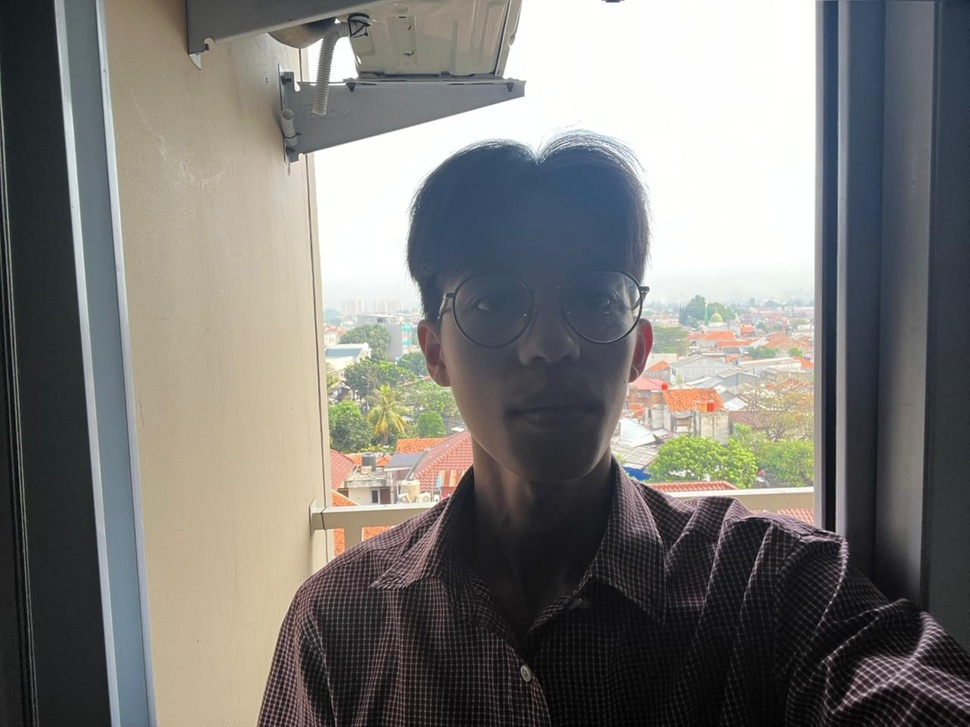
#> input picture UTS_PCD_202431168_Mgs. M. Fahim Rahmatullah_E/foto_backlight_3.jpeg, 970 x 727 px, shrunk from 1280 x 960 before the run
$ jupyter execute 'UTS_PCD_202431168_Mgs. M. Fahim Rahmatullah_E_Soal2.ipynb'
#> lines starting #> are read from the running program, lines starting #| are printed output that depends on the picture
[cell 1]
import cv2
import numpy as np
import matplotlib.pyplot as plt
from matplotlib.gridspec import GridSpec

[cell 2]
IMAGE_PATH = 'foto_backlight_3.jpeg'

img_bgr = cv2.imread(IMAGE_PATH)
#> img_bgr is the input picture: shape (727, 970, 3); mean B, G, R 118.5, 121.7, 123.1
img_rgb = cv2.cvtColor(img_bgr, cv2.COLOR_BGR2RGB)

plt.figure(figsize=(7, 5))
plt.imshow(img_rgb)
plt.title('Gambar Asli', fontsize=14)
plt.axis('off')
plt.tight_layout()
plt.show()

[cell 3]
img_gray = cv2.cvtColor(img_bgr, cv2.COLOR_BGR2GRAY)
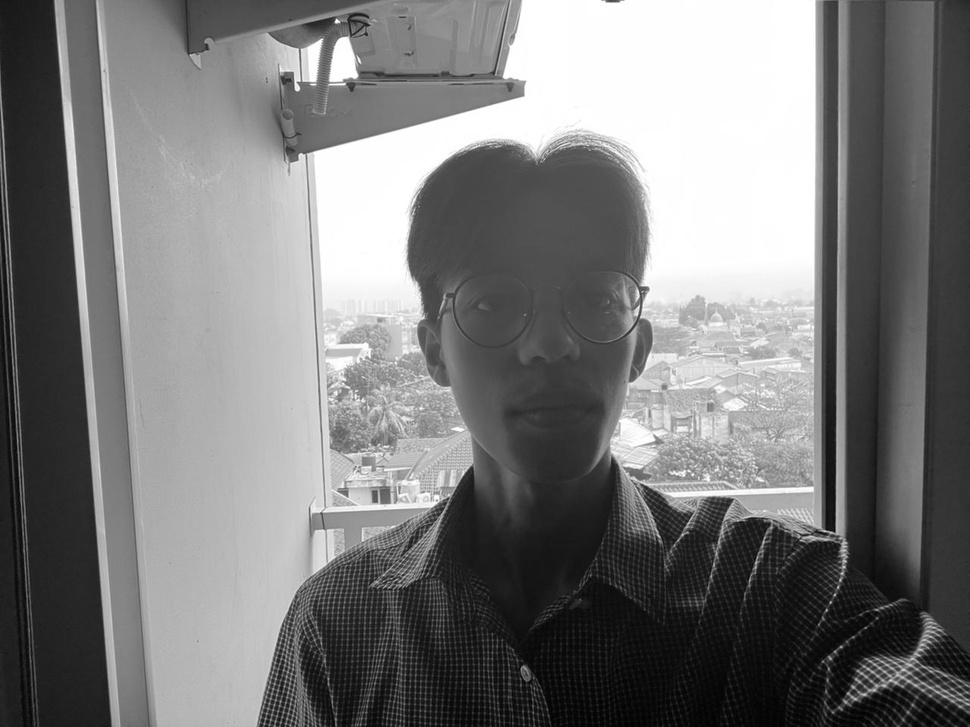
#> img_gray: shape (727, 970); min 0, max 255, mean 121.8

plt.figure(figsize=(7, 5))
plt.imshow(img_gray, cmap='gray')
plt.title('Gambar Gray', fontsize=14)
plt.axis('off')
plt.tight_layout()
plt.show()

[cell 4]
BETA = 80
img_bright = np.clip(img_gray.astype(np.int32) + BETA, 0, 255).astype(np.uint8)
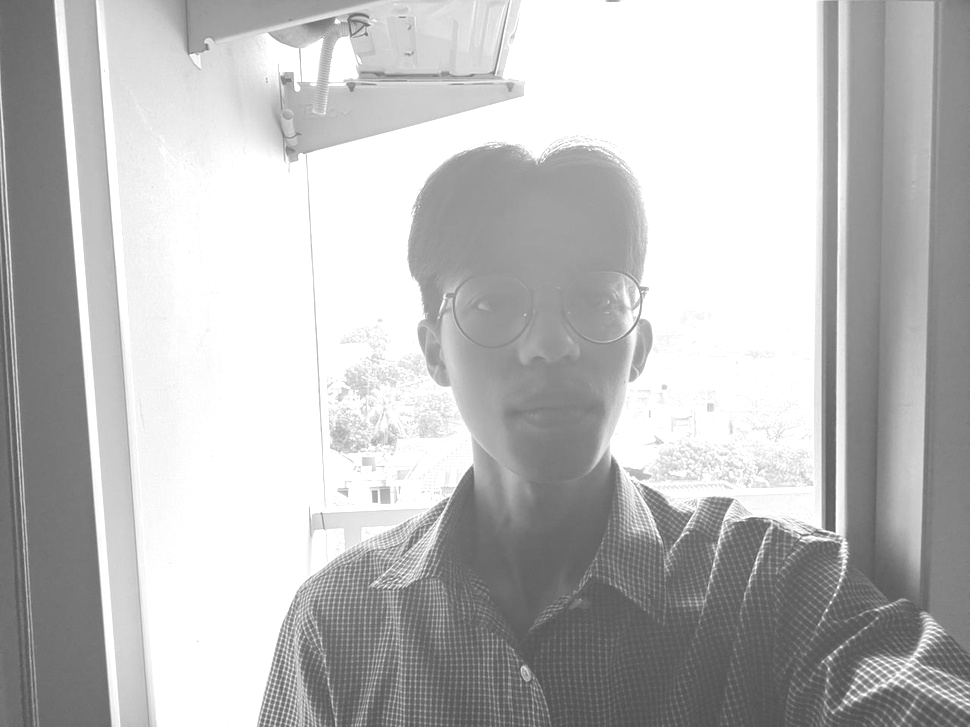
#> img_bright: shape (727, 970); min 80, max 255, mean 188.2

plt.figure(figsize=(7, 5))
plt.imshow(img_bright, cmap='gray')
plt.title('Gambar Gray yang Dipercerah', fontsize=14)
plt.axis('off')
plt.tight_layout()
plt.show()

[cell 5]
ALPHA_CONTRAST = 1.2
img_contrast = cv2.convertScaleAbs(img_gray, alpha=ALPHA_CONTRAST, beta=0)
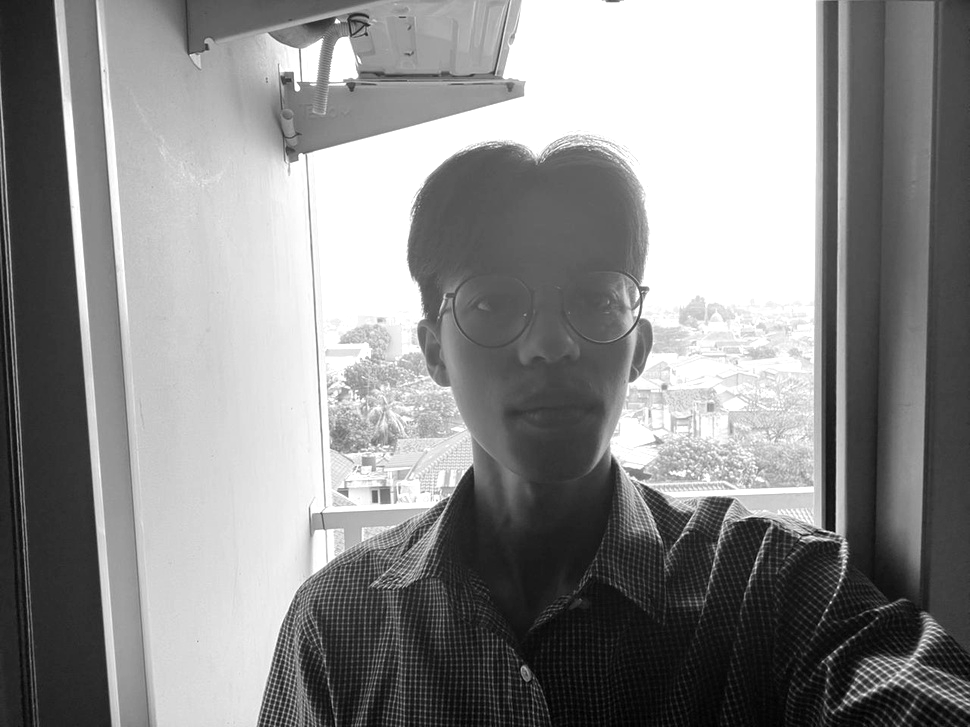
#> img_contrast: shape (727, 970); min 0, max 255, mean 139.5

plt.figure(figsize=(7, 5))
plt.imshow(img_contrast, cmap='gray')
plt.title('Gambar Gray yang Diperkontras', fontsize=14)
plt.axis('off')
plt.tight_layout()
plt.show()

[cell 6]
ALPHA_FINAL = 1.4
BETA_FINAL = 70
img_bright_contrast = cv2.convertScaleAbs(img_gray, alpha=ALPHA_FINAL, beta=BETA_FINAL)
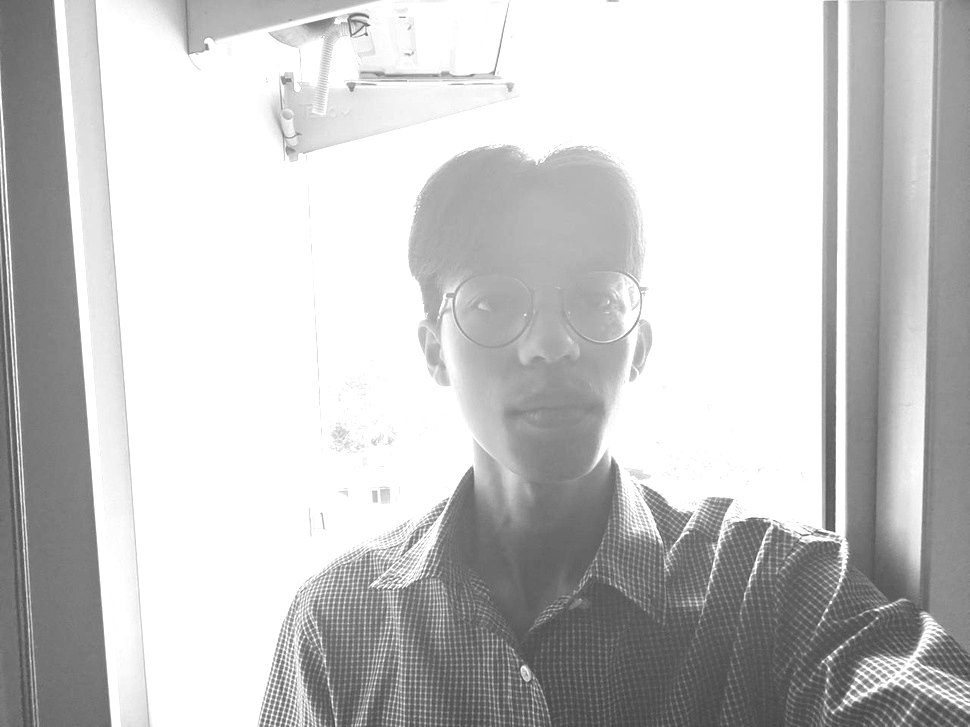
#> img_bright_contrast: shape (727, 970); min 70, max 255, mean 198.5

plt.figure(figsize=(7, 5))
plt.imshow(img_bright_contrast, cmap='gray')
plt.title('Gambar Gray yang Dipercerah dan Diperkontras', fontsize=14)
plt.axis('off')
plt.tight_layout()
plt.show()

$ run again, with UTS_PCD_202431168_Mgs. M. Fahim Rahmatullah_E/WhatsApp Image 2026-05-15 at 07.44.31.jpeg copied over UTS_PCD_202431168_Mgs. M. Fahim Rahmatullah_E/foto_backlight_3.jpeg
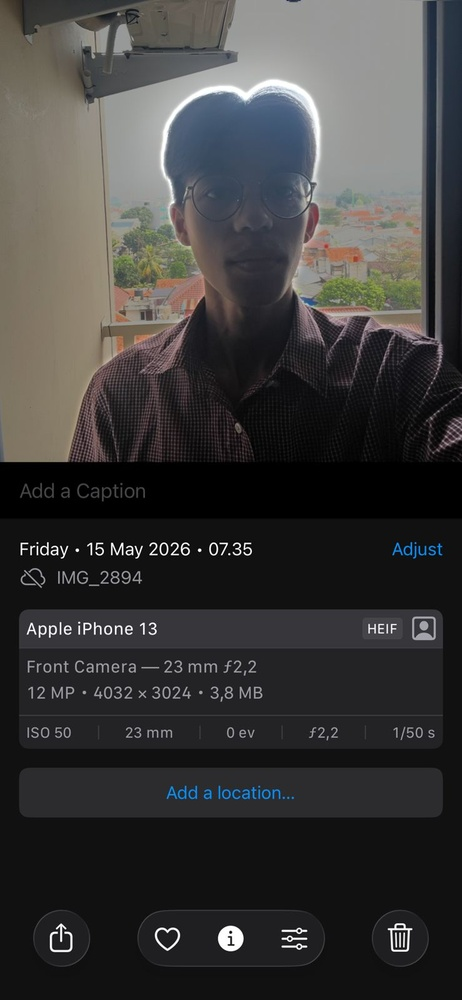
#> input picture UTS_PCD_202431168_Mgs. M. Fahim Rahmatullah_E/WhatsApp Image 2026-05-15 at 07.44.31.jpeg, 462 x 1000 px, shrunk from 739 x 1600 before the run
#> img_bgr is the input picture: shape (1000, 462, 3); mean B, G, R 58.9, 59.5, 60.4
#> `img_contrast = cv2.convertScaleAbs(img_gray, alpha=ALPHA_CONTRAST, bet..`:
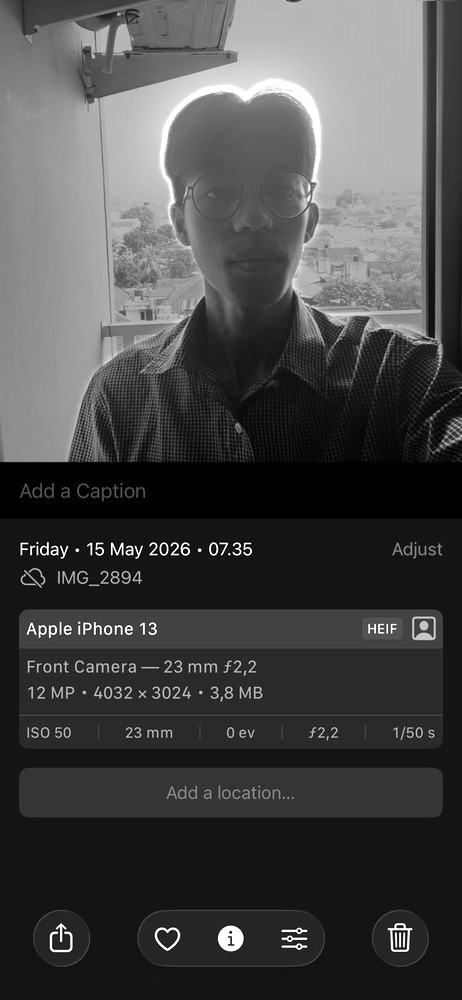
#> img_contrast: shape (1000, 462); min 0, max 255, mean 71.3
#> `img_bright_contrast = cv2.convertScaleAbs(img_gray, alpha=ALPHA_FINAL,..`:
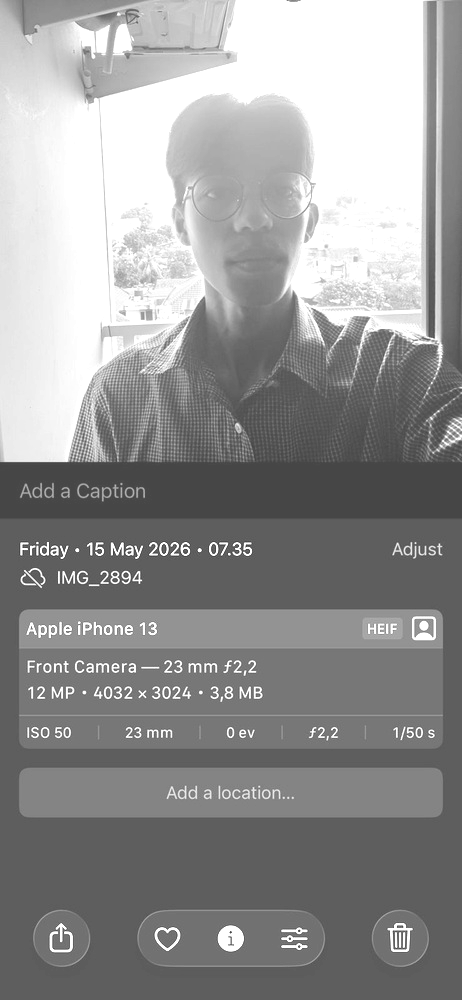
#> img_bright_contrast: shape (1000, 462); min 70, max 255, mean 148.6
